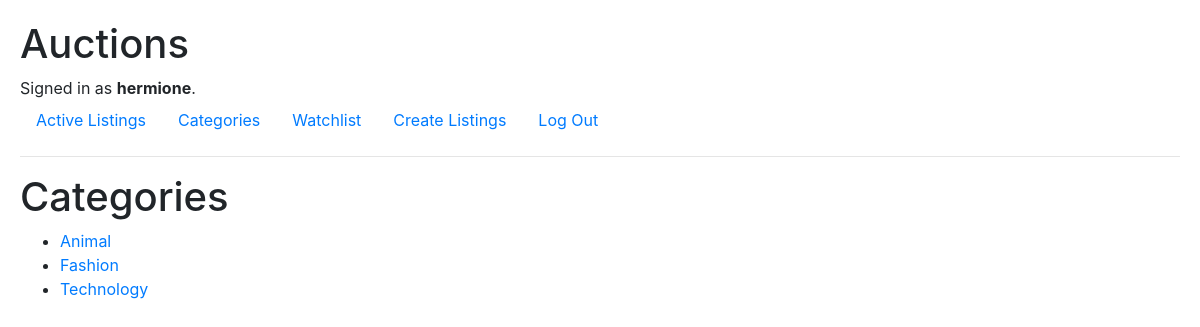
The app's page /categories/ (signed in) with its own data.
### auctions/models.py (models this page shows, shortened)
class User(AbstractUser):
    pass

class Category(models.Model):
    name = models.CharField(max_length=100)

### auctions/views.py (the view)
# urls.py: path('categories/', views.categories, name='categories'),
@login_required
def categories(request):
    categories = Category.objects.all()
    return render(request, "auctions/categories.html", {
        "categories": categories
    })

### auctions/templates/auctions/categories.html
{% extends "auctions/layout.html" %}
{% block body %}
    <h1>Categories</h1>
    <ul>
        {% for category in categories %}
            <li>
                <a href="{% url 'category' category.name %}">{{ category.name }}</a>
            </li>
        {% empty %}
            <li>No categories.</li>
        {% endfor %}
    </ul>
{% endblock %}

### auctions/templates/auctions/layout.html (shortened to what this page needs)
{% load static %}
<!DOCTYPE html>
<html lang="en">
    <head>
        <link rel="stylesheet" href="https://stackpath.bootstrapcdn.com/bootstrap/4.4.1/css/bootstrap.min.css">
        <link href="{% static 'auctions/styles.css' %}" rel="stylesheet">
    </head>
    <body>
        <h1>Auctions</h1>
        <div>
            {% if user.is_authenticated %}
                Signed in as <strong>{{ user.username }}</strong>.
            {% else %}
                Not signed in.
            {% endif %}
        </div>
        <ul class="nav">
            <li class="nav-item">
                <a class="nav-link" href="{% url 'active' %}">Active Listings</a>
            </li>
            {% if user.is_authenticated %}
                <li>
                    <a class="nav-link" href="{% url 'categories' %}">Categories</a>
                </li>
                <li>
                    <a class="nav-link" href="{% url 'watchlist' %}">Watchlist</a>
                </li>
                <li>
                    <a class="nav-link" href="{% url 'create_listing' %}">Create Listings</a>
                </li>
                <li class="nav-item">
                    <a class="nav-link" href="{% url 'logout' %}">Log Out</a>
                </li>
            {% endif %}
        </ul>
        <hr>
        {% block body %}
        {% endblock %}
    </body>
</html>

### auctions/static/auctions/styles.css (style rules this page uses)
body { padding: 20px; }

### records on screen
User: username "hermione"
Category: name "Animal"
Category: name "Fashion"
Category: name "Technology"
